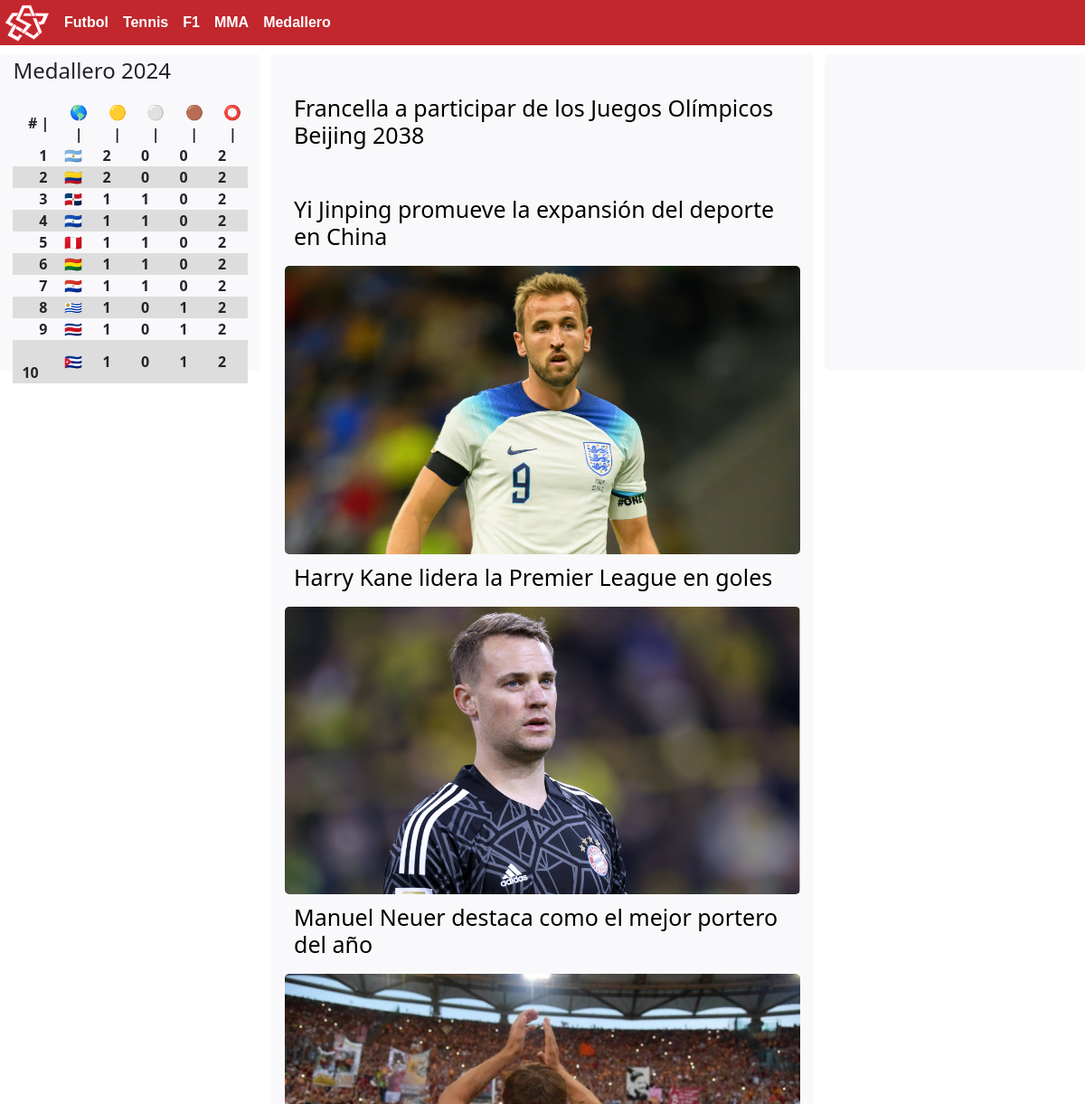
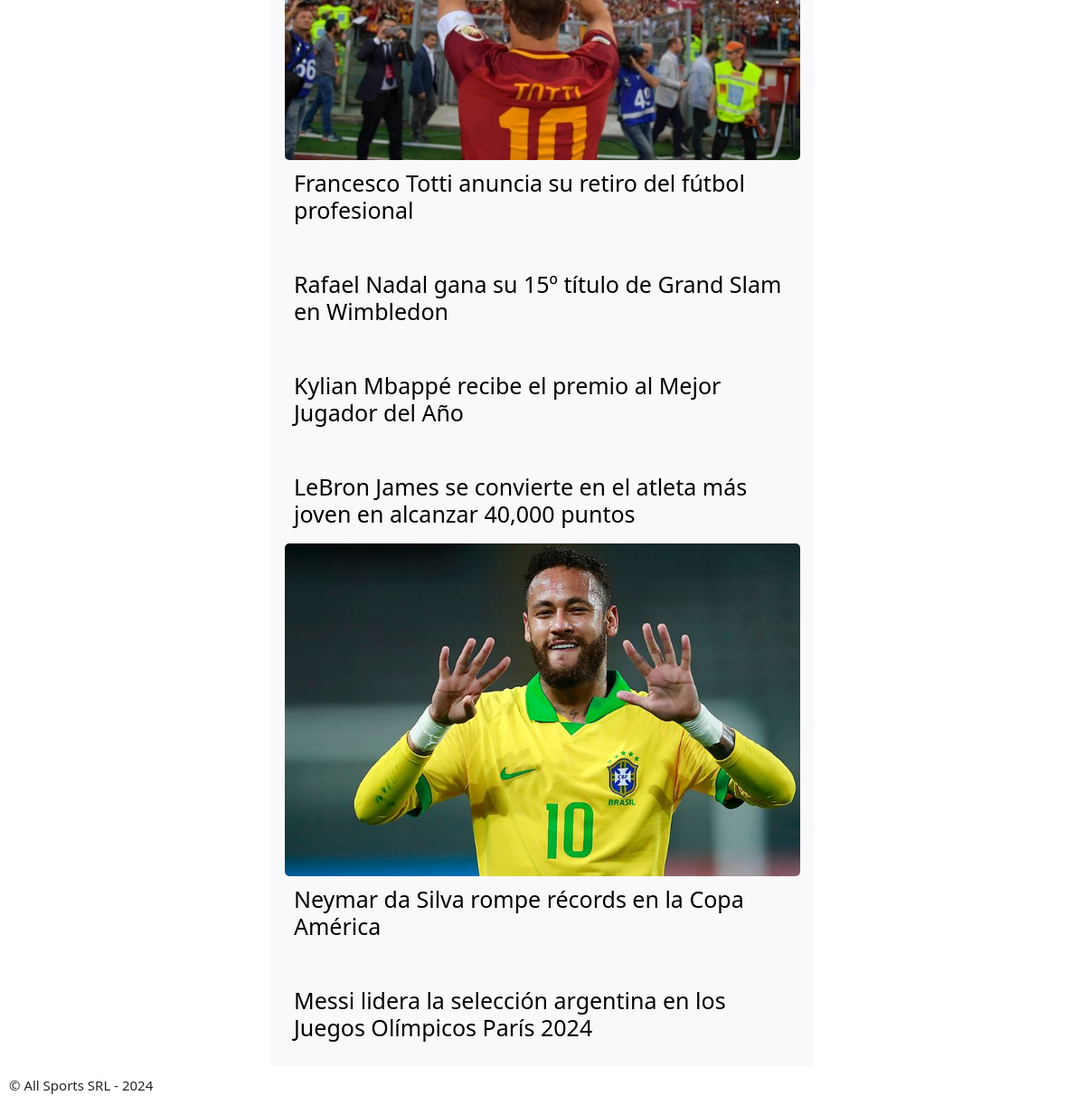
The page / on the database its author committed (2 pictures, top to bottom).
### tables this page shows
CREATE TABLE `noticias` (
  `idnoticias` int NOT NULL,
  `img` varchar(45) DEFAULT NULL,
  `titulo` varchar(450) DEFAULT NULL,
  `nbody` varchar(1638) DEFAULT NULL,
  PRIMARY KEY (`idnoticias`)
);

### index.php (the view, shortened to what this page needs)
<?php
    $servername = "127.0.0.1";
    $database = "AllSports";
    $username = "alumno";
    $password = "alumnoipm";
function country2flag(string $countryCode): string
{
    return (string) preg_replace_callback(
        '/./',
        static fn (array $letter) => mb_chr(ord($letter[0]) % 32 + 0x1F1E5),
        $countryCode
    );
}
    $conexion = mysqli_connect($servername, $username, $password, $database);
    ?>
<!DOCTYPE html>
<html lang="en">
<head>
  <link rel="stylesheet" href="css/style.css">
  <link href="https://cdn.jsdelivr.net/npm/bootstrap@5.0.2/dist/css/bootstrap.min.css" rel="stylesheet">
</head>
<body class="scrollbody">
  <header>
    <a href="/index.php"><img src="img/logo.svg" alt="logo"></a>
    <div class="menunav1">
      <div class="divlink"><a href="/futbol.php" class="link">Futbol</a></div>
      <div class="divlink"><a href="" class="link">Tennis</a></div>
      <div class="divlink"><a href="/F1.php" class="link">F1</a></div>
      <div class="divlink"><a href="/atletas.php?dv=PfP" class="link">MMA</a></div>
      <div class="divlink"><a href="/medallero.php" class="link">Medallero</a></div>
    </div>
  </header>
<div class="asideynews">
  <aside>
    <div class="medallero">
      <p>Medallero 2024</p>
      <table>
            <thead>
                <tr class="futbolhead">
                    <th> # | </th>
                    <th>🌎 | </th>
                    <th>🟡 | </th>
                    <th>⚪ | </th>
                    <th>🟤 | </th>
                    <th>⭕ | </th>
                </tr>
            </thead>
            <tbody>
                <?php
                $query = "SELECT
                p.Nombre AS Pais,
                COUNT(CASE WHEN m.Tipo = 1 THEN 1 END) AS Oro,
                COUNT(CASE WHEN m.Tipo = 2 THEN 1 END) AS Plata,
                COUNT(CASE WHEN m.Tipo = 3 THEN 1 END) AS Bronce
            FROM
                Pais p
            JOIN
                Atleta a ON p.idPais = a.Pais_idPais
            JOIN
                Medalla m ON a.idAtleta = m.Atleta_idAtleta
            GROUP BY
                p.Nombre
            ORDER BY
                Oro DESC,
                Plata DESC,
                Bronce DESC
            LIMIT
                10;
            ";
       $resultados = mysqli_query($conexion,$query);
        $tmpCount = 1;
        while($fila=mysqli_fetch_assoc($resultados)){
           ?>
                <tr>
                    <th><?php echo "ㅤ   ".$tmpCount?></th>
                    <th><?php echo country2flag($fila['Pais']);?></th>
                    <th><?php echo $fila['Oro']?></th>
                    <th><?php echo $fila['Plata']?></th>
                    <th><?php echo $fila['Bronce']?></th>
                    <th><?php echo $fila['Oro']+$fila['Plata']+$fila['Bronce']?></th>
                </tr>
                <?php
        $tmpCount ++; }
        ?>
        </tbody>
        </table>
    </div>
  </aside>
  <div id="news-section">
    <div class="padding">
      <?php
        $resultados = mysqli_query($conexion,"select idnoticias, img, titulo from noticias order by idnoticias desc;");
        while($fila=mysqli_fetch_assoc($resultados)){
          ?>
          <a href="noticia.php?id=<?php echo $fila['idnoticias']?>">
      <div class="news">
        <img src="img/<?php echo $fila['img']?>" alt="" class="nimg">
        <h2 class="ntitle"><?php echo $fila['titulo']?></h2>
      </div>
      </a>
      <?php
        }
        ?>
    </div>
  </div>
  <aside>
    <div class="imgad">
    </div>
  </aside>
</div>
  <footer>
    <p>&copy; All Sports SRL - 2024</p>
  </footer>
</body>
</html>

### css/style.css (style rules this page uses)
* { padding: 0; margin: 0; }
:root { --b: #000; --w: #FFF; --r: #c1272dff; --h: #911d21; --bg: #edeef0; --bg2: #b3b3b3; --bgt: #f9f9fb; }
body { background-color: var(--bg); }
header { background-color: var(--r); display: flex; justify-content: left; align-items: center; }
header img { width: 50px; height: 50px; }
header a { font-family: Verdana, Geneva, Tahoma, sans-serif; font-weight: 550; text-decoration: none; color: var(--w); padding-left: 5px; padding-right: 5px; }
#news-section { width: 95%; margin: auto; background-color: var(--bgt); border-radius: 5px; }
#news-section a { text-decoration: none; color: var(--b); }
.news { width: 90%; margin: auto; background-color: var(--bg); border-radius: 5px; }
.padding { padding-top: 10px; padding-bottom: 10px; }
.nimg { width: 100%; margin: auto; border-radius: 5px; }
.ntitle { padding: 5px; font-size: 20px; }
footer { height: 20px; font-size: 15px; display: flex; justify-content: start; align-items: baseline; }
footer p { padding: 10px; }
.futbolhead { padding-left: 20px; text-align: center; text-size-adjust: 10px; }
tr:nth-child(even) { background-color: #dddddd; }
table { margin-top: 10px; width: 100%; }
th { padding-left: 10px; }
.scrollbody { animation: noScroll 3s ease-in-out 0s forwards; }
aside { width: 24%; height: 350px; background-color: var(--bgt); border-radius: 5px; }
.medallero { width: 90%; margin: auto; }
.asideynews { display: flex; justify-content: space-around; margin-top: 10px; }
.imgad { width: 100%; height: 100%; display: flex; align-items: center; justify-content: center; }
aside p { font-size: 2vw; }
.menunav1 { display: none; }
@media (min-width: 500px) { header div { display: flex; align-items: center; height: 50px; padding-left: 3px; padding-right: 3px; display: flexbox; } }
@media (min-width: 500px) { .menunav1 { display: flex; } }
aside { font-size: 1.5vw; display: none; }
@media (min-width: 700px) { #news-section { width: 630px; } }
@media (min-width: 700px) { .news { width: 95%; margin: auto; background-color: var(--bgt); border-radius: 5px; } }
@media (min-width: 700px) { .ntitle { padding: 10px; font-size: 25px; } }
@media (min-width: 1050px) { aside { display: block; font-size: 1rem; } }
@media (min-width: 1050px) { #news-section { width: 50%; } }

### rows shown on the page
noticias: titulo "Francella a participar de los Juegos Olímpicos Beijing 2038"
noticias: titulo "Yi Jinping promueve la expansión del deporte en China"
noticias: img (picture), titulo "Harry Kane lidera la Premier League en goles"
noticias: img (picture), titulo "Manuel Neuer destaca como el mejor portero del año"
noticias: img (picture), titulo "Francesco Totti anuncia su retiro del fútbol profesional"
noticias: titulo "Rafael Nadal gana su 15º título de Grand Slam en Wimbledon"
noticias: titulo "Kylian Mbappé recibe el premio al Mejor Jugador del Año"
noticias: titulo "LeBron James se convierte en el atleta más joven en alcanzar 40,000 puntos"
noticias: img (picture), titulo "Neymar da Silva rompe récords en la Copa América"
noticias: titulo "Messi lidera la selección argentina en los Juegos Olímpicos París 2024"

### other values the page prints
country2flag($fila['Pais']) "🇦🇷"
$fila['Oro'] "2"
$fila['Plata'] "0"
$fila['Bronce'] "0"
$fila['Oro']+$fila['Plata']+$fila['Bronce'] "2"
country2flag($fila['Pais']) "🇨🇴"
country2flag($fila['Pais']) "🇩🇴"
$fila['Oro'] "1"
$fila['Plata'] "1"
country2flag($fila['Pais']) "🇸🇻"
country2flag($fila['Pais']) "🇵🇪"
country2flag($fila['Pais']) "🇧🇴"
country2flag($fila['Pais']) "🇵🇾"
country2flag($fila['Pais']) "🇺🇾"
$fila['Bronce'] "1"
